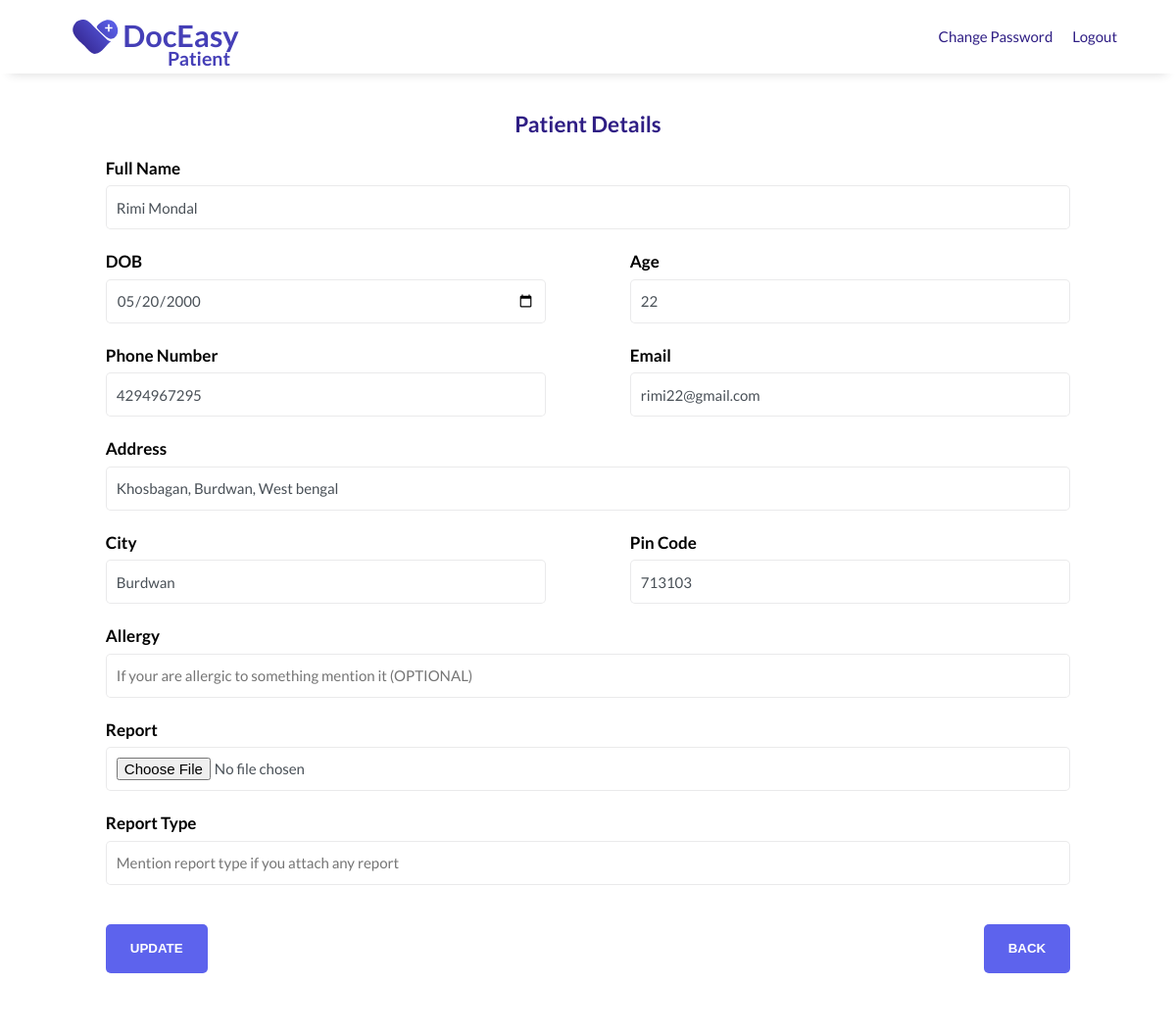
The page /public/dashboard/ProfilePage/updatePatientProfile.php (signed in) on the database as committed earlier.
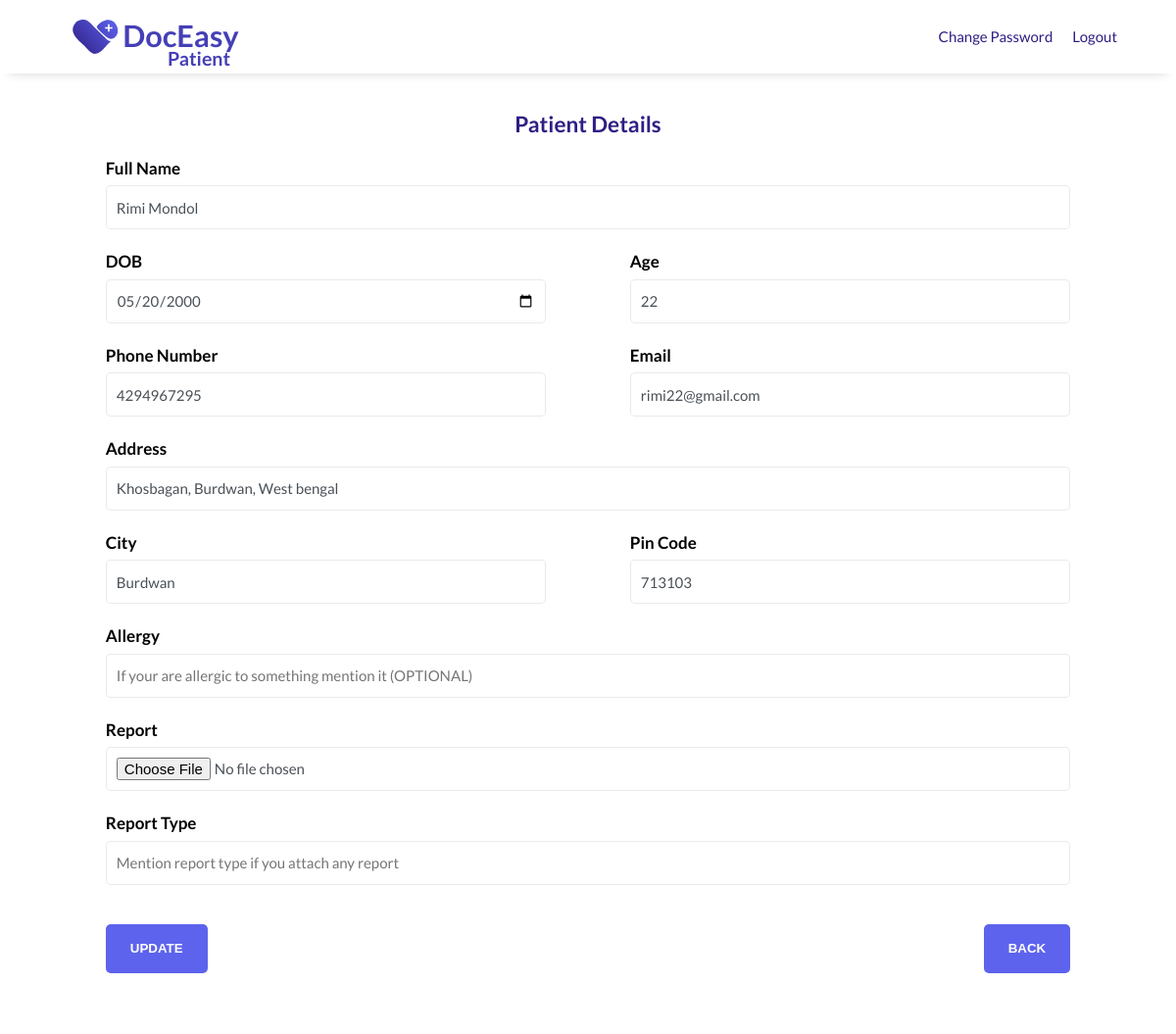
The same page on the database as committed later.
### tables this page shows
CREATE TABLE `patient` (
  `p_id` int(5) UNSIGNED NOT NULL,
  `username` varchar(10) NOT NULL,
  `password` int(10) UNSIGNED NOT NULL,
  `full_name` varchar(50) NOT NULL,
  `dob` date NOT NULL,
  `age` int(2) UNSIGNED NOT NULL,
  `gender` enum('MALE','FEMALE','OTHER') NOT NULL,
  `marital_status` enum('MARRIED','UNMARRIED') NOT NULL,
  `phn_no` int(10) UNSIGNED NOT NULL,
  `email` varchar(50) NOT NULL,
  `address` varchar(200) NOT NULL,
  `city` varchar(50) NOT NULL,
  `pin_code` int(6) UNSIGNED NOT NULL,
  `allergic` varchar(100) DEFAULT NULL
);

### public/dashboard/ProfilePage/updatePatientProfile.php (the view, shortened to what this page needs)
<?php
require_once "../../config.php";
if ($_SESSION["loggedIn"]) {
?>
    <!DOCTYPE html>
    <html lang="en">
    <head>
        <link rel="stylesheet" type="text/css" href="/assets/css/PatientRegister.css" />
    </head>
    <body>
        <?php
        $uname =  $_SESSION["uname"];
        $sql = "SELECT * FROM patient WHERE username='$uname'";
        $result = $conn->query($sql);
        $row = $result->fetch_assoc();
        if ($row) {
        ?>
            <header id="header">
                <div class="logo">
                    <a href="../patientDash.php">
                        <img class="logo-img" id="header-img" src="/assets/images/doceasy/doceasy-patient-logo.svg" alt="DocEasy logo" />
                    </a>
                </div>
                <nav id="nav-bar">
                    <ul>
                        <li><a class="nav-link" href="./changePassword/PatientpasswordUpdate.php">Change Password</a></li>
                        <li><a class="nav-link" href="/public/logout/patietLogout.php">Logout</a></li>
                    </ul>
                </nav>
            </header>
            <main>
                <section id="registration">
                    <h2>Patient Details</h2>
                    <div class="grid">
                        <form id="form" action="" method="POST">
                            <div class="column-100">
                                <div class="form-group">
                                    <label id="name-label" for="full-name"><strong>Full Name</strong></label>
                                    <input type="text" name="full_name" class="form-control" id="full-name" placeholder="Full Name" value="<?php echo $row["full_name"] ?>" />
                                </div>
                            </div>
                            <div class="column-50">
                                <div class="form-group">
                                    <label id="dob-label" for="dob"><strong>DOB</strong></label>
                                    <input type="date" name="dob" class="form-control" id="dob" value="<?php echo $row["dob"] ?>" />
                                </div>
                            </div>
                            <div class="column-50">
                                <div class="form-group">
                                    <label id="age-label" for="age"><strong>Age</strong></label>
                                    <input type="number" name="age" class="form-control" id="age" placeholder="Age" value="<?php echo $row["age"] ?>" />
                                </div>
                            </div>
                            <div class="column-50">
                                <div class="form-group">
                                    <label id="phn-label" for="phn-no"><strong>Phone Number</strong></label>
                                    <input type="tel" name="phn_no" class="form-control" id="phn-no" placeholder="Phone Number" value="<?php echo $row["phn_no"] ?>" />
                                </div>
                            </div>
                            <div class="column-50">
                                <div class="form-group">
                                    <label id="email-label" for="email"><strong>Email</strong></label>
                                    <input type="email" name="email" class="form-control" id="email" placeholder="Email address" value="<?php echo $row["email"] ?>" />
                                </div>
                            </div>
                            <div class="column-100">
                                <div class="form-group">
                                    <label id="address-label" for="address"><strong>Address</strong></label>
                                    <input type="text" name="address" class="form-control" id="address" placeholder="Address" value="<?php echo $row["address"] ?>" />
                                </div>
                            </div>
                            <div class="column-50">
                                <div class="form-group">
                                    <label id="city-label" for="city"><strong>City</strong></label>
                                    <input type="text" name="city" class="form-control" id="city" placeholder="City" value="<?php echo $row["city"] ?>" />
                                </div>
                            </div>
                            <div class="column-50">
                                <div class="form-group">
                                    <label id="pin-label" for="pin-code"><strong>Pin Code</strong></label>
                                    <input type="number" name="pin_code" class="form-control" id="pin-code" placeholder="Pin-code" value="<?php echo $row["pin_code"] ?>" />
                                </div>
                            </div>
                            <div class="column-100">
                                <div class="form-group">
                                    <label id="allergy-label" for="allergy"><strong>Allergy</strong></label>
                                    <input type="text" name="allergic" class="form-control" id="allergy" placeholder="If your are allergic to something mention it (OPTIONAL)" value="<?php echo $row["allergic"] ?>" />
                                </div>
                            </div>
                            <div class="column-100">
                                <div class="form-group">
                                    <label id="report-label" for="report"><strong>Report</strong></label>
                                    <input type="file" name="report" class="form-control" id="report" value="<?php $report ?>" />
                                </div>
                            </div>
                            <div class="column-100">
                                <div class="form-group">
                                    <label id="report_type-label" for="report_type"><strong>Report Type</strong></label>
                                    <input type="text" name="report_type" class="form-control" id="report_type" placeholder="Mention report type if you attach any report" value="<?php $report_type ?>" />
                                </div>
                            </div>
                            <div class="column-50">
                                <div class="form-group">
                                    <input id="submit" type="submit" name="update" value="Update" class="btn" />
                                </div>
                            </div>
                            <div class="column-50">
                                <div class="form-group">
                                    <a href="../patientDash.php">
                                        <input id="back" type="button" value="back" class="btn" />
                                    </a>
                                </div>
                            </div>
                        </form>
                    </div>
                </section>
            </main>
    </body>
<?php
        }
    } else {
        header("Location: /public/login/PatientLogin.php");
    }
?>
    </html>

### assets/css/PatientRegister.css (style rules this page uses)
* { margin: 0; padding: 0; box-sizing: border-box; scroll-behavior: smooth; }
html { font-size: 10px; }
body { font-size: 1.5rem; line-height: 1.5; font-family: "Lato", sans-serif; color: #37383a; }
li { list-style: none; }
a { color: #2f1e84; text-decoration: none; }
img { max-width: 100%; height: auto; display: block; }
.column-50 { float: left; width: 50%; padding: 0 4%; }
.column-100 { float: left; padding: 0 4%; width: 100%; }
.grid::after { content: ""; display: table; clear: both; }
.btn { text-transform: uppercase; font-weight: 600; color: #fff; background-color: #5d63ed; padding: 1.7rem 2.5rem; margin: 1.5rem 0; height: 5rem; border: 0; border-radius: 5px; cursor: pointer; outline: none; }
.logo-img { width: 100%; max-width: 200px; }
header { padding: 0 5rem; width: 100%; position: fixed; top: 0; min-height: 75px; display: flex; justify-content: space-between; align-items: center; background-color: #fff; box-shadow: 0 1rem 1rem -1rem rgba(55, 56, 58, 0.2); }
nav { font-weight: 400; }
nav > ul { display: flex; flex-direction: row; justify-content: space-around; }
nav li { padding: 0px 10px 0px 10px; }
#registration { padding: 11rem 5rem 4rem 5rem; text-align: center; color: #2f1e84; }
form { margin: 1.5rem; text-align: left; }
label { display: flex; align-items: center; margin-bottom: 0.5rem; color: black; font-size: 17px; }
.form-group { margin-bottom: 2rem; }
.form-group #back { float: right; }
.form-control { display: block; width: 100%; height: 4.5rem; padding: 1rem; color: #495057; background-color: #fff; border: 1px solid rgba(55, 56, 58, 0.1); border-radius: 5px; transition: border-color 0.15s ease-in-out, box-shadow 0.15s ease-in-out; }
.form-control, .input-address { margin: 0; font-family: inherit; font-size: inherit; line-height: inherit; }

Rows that differ between the two databases and show on the page:
changed patient "rimi22@gmail.com": full_name "Rimi Mondal" → "Rimi Mondol"
